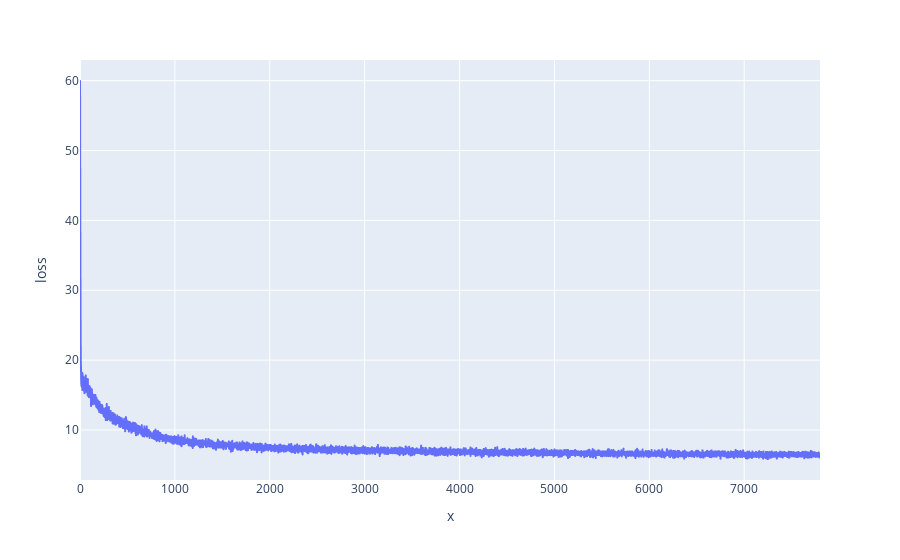

Notebook code for this chart:
### Code cell
import plotly.express as px
fig = px.line(y = losses, labels = {'y':'loss'})
fig.show()

### Figure 1 — Plotly figure (JSON) as saved in the notebook; plotly's stock layout.template omitted (floating-point values rounded to 4 significant figures; data arrays with more than 128 entries replaced by an {"elided": "..."} marker saying what was removed)
{"data": [{"hovertemplate": "x=%{x}<br>loss=%{y}<extra></extra>", "legendgroup": "", "line": {"color": "#636efa", "dash": "solid"}, "marker": {"symbol": "circle"}, "mode": "lines", "name": "", "showlegend": false, "type": "scattergl", "x": {"elided": "7800 int values"}, "xaxis": "x", "y": {"elided": "7800 float values"}, "yaxis": "y"}], "layout": {"legend": {"tracegroupgap": 0}, "margin": {"t": 60}, "xaxis": {"anchor": "y", "domain": [0, 1], "title": {"text": "x"}}, "yaxis": {"anchor": "x", "domain": [0, 1], "title": {"text": "loss"}}}}
